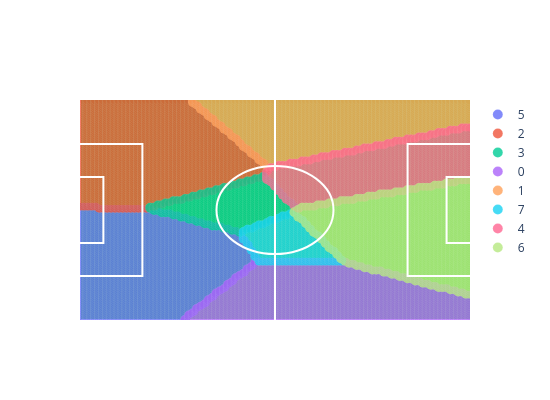

The cell this chart's notebook holds for it:
### Code cell
# Create a dictionary in the form: role -> [list of points associated to the role]
role_points = defaultdict(list)
for x in matrix_role:
    for y in matrix_role[x]:
        role = matrix_role[x][y]
        role_points[role].append((x, y))

# Plot the center of performance roles
traces = []
for role in role_points:
    traces.append(
        go.Scatter(
            x=[x[0] for x in role_points[role]],
            y=[x[1] for x in role_points[role]],
            mode="markers",
            opacity=0.8,
            marker={
                "size": 10,
                "line": {"width": 0.1, "color": "white"},
            },
            name=role,
        )
    )

# Plot soccer field with roles
fig = go.Figure(
    data=traces
    + [
        go.Scatter(
            showlegend=False,
            y=[0, 100],
            x=[50, 50],
            mode="lines",
            line={"width": 2, "color": "white"},
        ),
        go.Scatter(
            showlegend=False,
            y=[20, 20, 80, 80],
            x=[0, 16, 16, 0],
            mode="lines",
            line={"width": 2, "color": "white"},
        ),
        go.Scatter(
            showlegend=False,
            y=[20, 20, 80, 80],
            x=[100, 84, 84, 100],
            mode="lines",
            line={"width": 2, "color": "white"},
        ),
        go.Scatter(
            showlegend=False,
            y=[35, 35, 65, 65],
            x=[100, 94, 94, 100],
            mode="lines",
            line={"width": 2, "color": "white"},
        ),
        go.Scatter(
            showlegend=False,
            y=[35, 35, 65, 65],
            x=[0, 6, 6, 0],
            mode="lines",
            line={"width": 2, "color": "white"},
        ),
    ],
    layout=go.Layout(
        hovermode="closest",
        autosize=True,
        width=550,
        height=400,
        plot_bgcolor="rgb(59,205,55)",
        xaxis={
            "range": [0, 100],
            "showgrid": False,
            "showticklabels": False,
        },
        yaxis={
            "range": [0, 100],
            "showgrid": False,
            "showticklabels": False,
        },
        shapes=[
            {
                "type": "circle",
                "xref": "x",
                "yref": "y",
                "y0": 30,
                "x0": 35,
                "y1": 70,
                "x1": 65,
                "line": {"color": "white"},
            }
        ],
    ),
)

py.iplot(fig)

### Figure 1 — Plotly figure (JSON) as saved in the notebook; plotly's stock layout.template omitted (floating-point values rounded to 4 significant figures; data arrays with more than 128 entries replaced by an {"elided": "..."} marker saying what was removed)
{"data": [{"marker": {"line": {"color": "white", "width": 0.1}, "size": 10}, "mode": "markers", "name": "5", "opacity": 0.8, "type": "scatter", "x": {"elided": "1883 int values"}, "y": {"elided": "1883 int values"}}, {"marker": {"line": {"color": "white", "width": 0.1}, "size": 10}, "mode": "markers", "name": "2", "opacity": 0.8, "type": "scatter", "x": {"elided": "1875 int values"}, "y": {"elided": "1875 int values"}}, {"marker": {"line": {"color": "white", "width": 0.1}, "size": 10}, "mode": "markers", "name": "3", "opacity": 0.8, "type": "scatter", "x": {"elided": "496 int values"}, "y": {"elided": "496 int values"}}, {"marker": {"line": {"color": "white", "width": 0.1}, "size": 10}, "mode": "markers", "name": "0", "opacity": 0.8, "type": "scatter", "x": {"elided": "1495 int values"}, "y": {"elided": "1495 int values"}}, {"marker": {"line": {"color": "white", "width": 0.1}, "size": 10}, "mode": "markers", "name": "1", "opacity": 0.8, "type": "scatter", "x": {"elided": "1461 int values"}, "y": {"elided": "1461 int values"}}, {"marker": {"line": {"color": "white", "width": 0.1}, "size": 10}, "mode": "markers", "name": "7", "opacity": 0.8, "type": "scatter", "x": {"elided": "360 int values"}, "y": {"elided": "360 int values"}}, {"marker": {"line": {"color": "white", "width": 0.1}, "size": 10}, "mode": "markers", "name": "4", "opacity": 0.8, "type": "scatter", "x": {"elided": "1115 int values"}, "y": {"elided": "1115 int values"}}, {"marker": {"line": {"color": "white", "width": 0.1}, "size": 10}, "mode": "markers", "name": "6", "opacity": 0.8, "type": "scatter", "x": {"elided": "1516 int values"}, "y": {"elided": "1516 int values"}}, {"line": {"color": "white", "width": 2}, "mode": "lines", "showlegend": false, "type": "scatter", "x": [50, 50], "y": [0, 100]}, {"line": {"color": "white", "width": 2}, "mode": "lines", "showlegend": false, "type": "scatter", "x": [0, 16, 16, 0], "y": [20, 20, 80, 80]}, {"line": {"color": "white", "width": 2}, "mode": "lines", "showlegend": false, "type": "scatter", "x": [100, 84, 84, 100], "y": [20, 20, 80, 80]}, {"line": {"color": "white", "width": 2}, "mode": "lines", "showlegend": false, "type": "scatter", "x": [100, 94, 94, 100], "y": [35, 35, 65, 65]}, {"line": {"color": "white", "width": 2}, "mode": "lines", "showlegend": false, "type": "scatter", "x": [0, 6, 6, 0], "y": [35, 35, 65, 65]}], "layout": {"autosize": true, "height": 400, "hovermode": "closest", "plot_bgcolor": "rgb(59,205,55)", "shapes": [{"line": {"color": "white"}, "type": "circle", "x0": 35, "x1": 65, "xref": "x", "y0": 30, "y1": 70, "yref": "y"}], "width": 550, "xaxis": {"range": [0, 100], "showgrid": false, "showticklabels": false}, "yaxis": {"range": [0, 100], "showgrid": false, "showticklabels": false}}}
